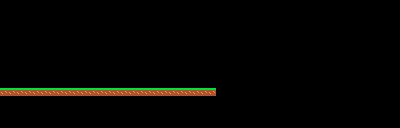

Tiled map render using the project's own tile images. Description and the whole map definition, tile-layer contents included, below:
An orthogonal 50x16 tile map with 8x8 px tiles, 1 tile layer (Tile Layer 1).

<map version="1.0" tiledversion="1.1.5" orientation="orthogonal" renderorder="right-down" width="50" height="16" tilewidth="8" tileheight="8" infinite="0" nextobjectid="1">
 <tileset firstgid="1" source="lec4.tsx" />
 <layer name="Tile Layer 1" width="50" height="16">
  <data encoding="csv">
0,0,0,0,0,0,0,0,0,0,0,0,0,0,0,0,0,0,0,0,0,0,0,0,0,0,0,0,0,0,0,0,0,0,0,0,0,0,0,0,0,0,0,0,0,0,0,0,0,0,
0,0,0,0,0,0,0,0,0,0,0,0,0,0,0,0,0,0,0,0,0,0,0,0,0,0,0,0,0,0,0,0,0,0,0,0,0,0,0,0,0,0,0,0,0,0,0,0,0,0,
0,0,0,0,0,0,0,0,0,0,0,0,0,0,0,0,0,0,0,0,0,0,0,0,0,0,0,0,0,0,0,0,0,0,0,0,0,0,0,0,0,0,0,0,0,0,0,0,0,0,
0,0,0,0,0,0,0,0,0,0,0,0,0,0,0,0,0,0,0,0,0,0,0,0,0,0,0,0,0,0,0,0,0,0,0,0,0,0,0,0,0,0,0,0,0,0,0,0,0,0,
0,0,0,0,0,0,0,0,0,0,0,0,0,0,0,0,0,0,0,0,0,0,0,0,0,0,0,0,0,0,0,0,0,0,0,0,0,0,0,0,0,0,0,0,0,0,0,0,0,0,
0,0,0,0,0,0,0,0,0,0,0,0,0,0,0,0,0,0,0,0,0,0,0,0,0,0,0,0,0,0,0,0,0,0,0,0,0,0,0,0,0,0,0,0,0,0,0,0,0,0,
0,0,0,0,0,0,0,0,0,0,0,0,0,0,0,0,0,0,0,0,0,0,0,0,0,0,0,0,0,0,0,0,0,0,0,0,0,0,0,0,0,0,0,0,0,0,0,0,0,0,
0,0,0,0,0,0,0,0,0,0,0,0,0,0,0,0,0,0,0,0,0,0,0,0,0,0,0,0,0,0,0,0,0,0,0,0,0,0,0,0,0,0,0,0,0,0,0,0,0,0,
0,0,0,0,0,0,0,0,0,0,0,0,0,0,0,0,0,0,0,0,0,0,0,0,0,0,0,0,0,0,0,0,0,0,0,0,0,0,0,0,0,0,0,0,0,0,0,0,0,0,
0,0,0,0,0,0,0,0,0,0,0,0,0,0,0,0,0,0,0,0,0,0,0,0,0,0,0,0,0,0,0,0,0,0,0,0,0,0,0,0,0,0,0,0,0,0,0,0,0,0,
0,0,0,0,0,0,0,0,0,0,0,0,0,0,0,0,0,0,0,0,0,0,0,0,0,0,0,0,0,0,0,0,0,0,0,0,0,0,0,0,0,0,0,0,0,0,0,0,0,0,
3,3,3,3,3,3,3,3,3,3,3,3,3,3,3,3,3,3,3,3,3,3,3,3,3,3,3,0,0,0,0,0,0,0,0,0,0,0,0,0,0,0,0,0,0,0,0,0,0,0,
0,0,0,0,0,0,0,0,0,0,0,0,0,0,0,0,0,0,0,0,0,0,0,0,0,0,0,0,0,0,0,0,0,0,0,0,0,0,0,0,0,0,0,0,0,0,0,0,0,0,
0,0,0,0,0,0,0,0,0,0,0,0,0,0,0,0,0,0,0,0,0,0,0,0,0,0,0,0,0,0,0,0,0,0,0,0,0,0,0,0,0,0,0,0,0,0,0,0,0,0,
0,0,0,0,0,0,0,0,0,0,0,0,0,0,0,0,0,0,0,0,0,0,0,0,0,0,0,0,0,0,0,0,0,0,0,0,0,0,0,0,0,0,0,0,0,0,0,0,0,0,
0,0,0,0,0,0,0,0,0,0,0,0,0,0,0,0,0,0,0,0,0,0,0,0,0,0,0,0,0,0,0,0,0,0,0,0,0,0,0,0,0,0,0,0,0,0,0,0,0,0
</data>
 </layer>
</map>
